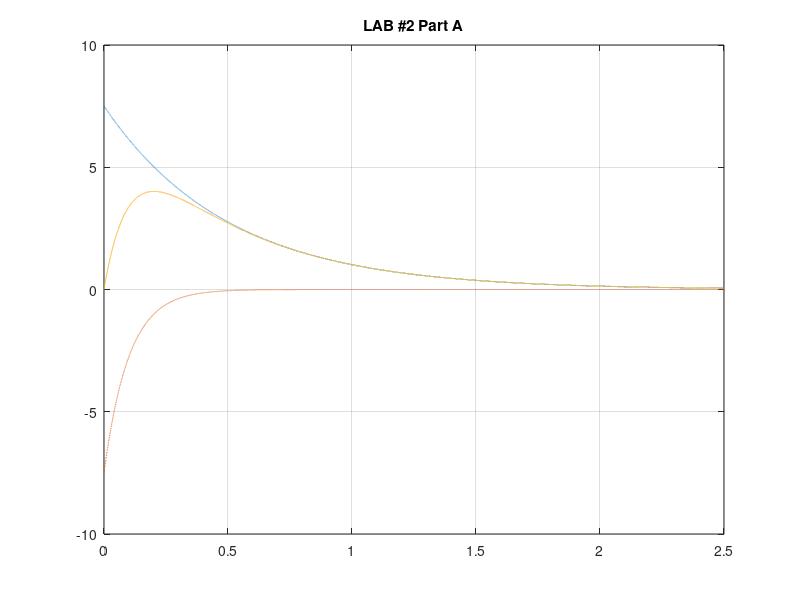

MATLAB code for this plot:
t=0:.0001:2.5;

i1= 7.5*exp(-2*t);
plot(t,i1,'--')
hold on

i2= -7.5*exp(-10*t);
plot(t,i2,'--')
hold on

i= i1+i2;
plot(t,i,'-'), grid
hold on

title('LAB #2 Part A')
